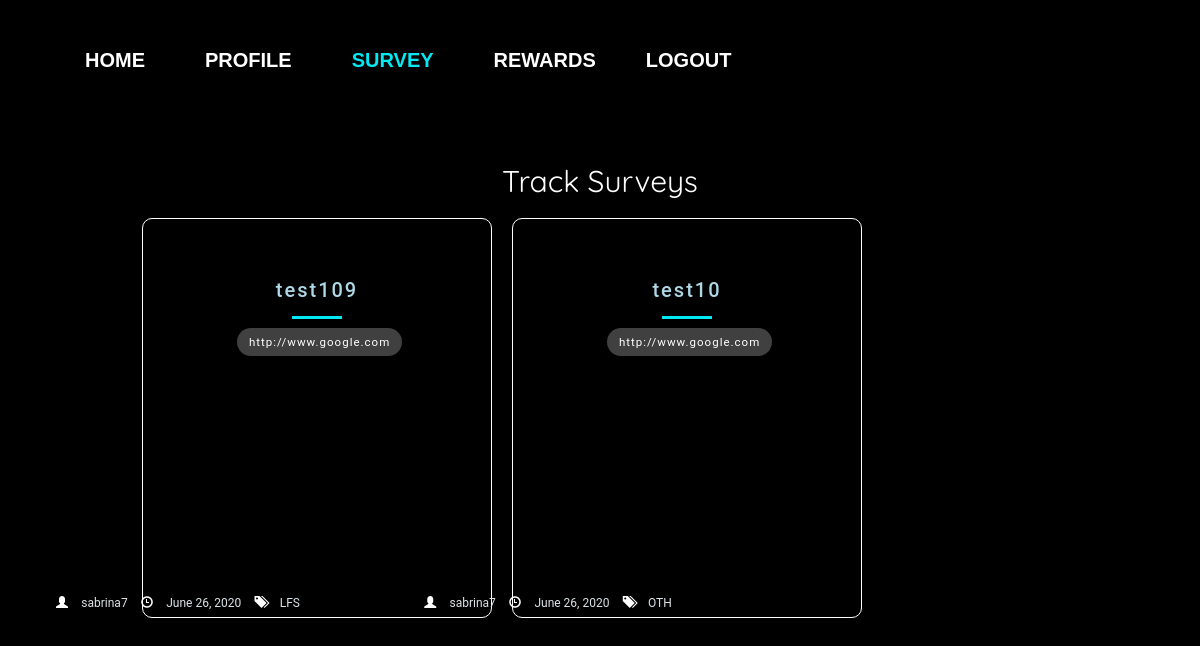
The page /tracksurvey/ (signed in) on the database its author committed.
### survey/models.py (models this page shows, shortened)
class UploadSurvey(models.Model):
    user = models.ForeignKey(to=User, null=True, on_delete=models.SET_NULL,blank=True)
    uploadDate = models.DateField(default=timezone.now)
    surveytitle = models.CharField('Survey Title', max_length=100)
    surveylink = models.URLField('Survey Link', max_length=200)
    surveydescription = models.CharField('Survey Description',
        max_length=5000,
        help_text="Include your survey dscription here!")
    surveycategory_choices = [
    ('EDN','Education'),
    ('HTC','Healthcare'),
    ('LFS','Lifestyle'),
    ('NUS','NUS-Related'),
    ('OTH','Others')]
    surveycategory = models.CharField('Survey Category',choices=surveycategory_choices, max_length=100, default='OTH')
    gender_filter=models.ManyToManyField(GenderFilter,blank=True)
    singaporean_filter=models.ManyToManyField(SingaporeanFilter, blank=True)
    faculty_filter=models.ManyToManyField(FacultyFilter,blank=True)
    year_filter=models.ManyToManyField(YearFilter,blank=True)
    residential_filter=models.ManyToManyField(ResidentialFilter, blank=True)

### survey/views.py (the view)
# urls.py: path('tracksurvey/', survey_views.tracksurvey_view , name='tracksurvey'),
@login_required
def tracksurvey_view(request):
    context = {
        'displayedsurveys': UploadSurvey.objects.filter(user=request.user)
    }
    return render(request, 'survey/tracksurvey.html', context)

### survey/templates/survey/tracksurvey.html (shortened to what this page needs)
{% extends "survey/base.html" %}
{% load static %}
{% block css %}
<link rel="stylesheet" type="text/css" href="{% static 'survey/tracksurvey.css'%}">
{% endblock %}
{% block navbar %}
<div class="nav_box">
<header class="navbarheader">
<div class=nav>
  <ul class=navbarlist>
    <a href="{% url 'survey:dashboard' %}" role="button">Home</a>
    <a href="{% url 'accounts:profile' %}" role="button">Profile</a>
    <a href="{% url 'survey:survey' %}" role="button" class="active">Survey</a>
    <a href="{% url 'survey:shoprewards' %}" role="button" >Rewards</a>
    <a href="{% url 'logout' %}" id="logout">Logout</a>
  </ul>
</div>
</header>
</div>
{% endblock %}
{% block body_block %}
{% load widget_tweaks %}
<div class="main">
    <h1> Track Surveys </h1>
    <ul class="cards">
        {% for survey in displayedsurveys %}
        <li class="cards_item">
        <div class="blog-card">
            <div class="title-content">
              <h3>
                <a href="{% url 'survey:tracksurvey-detail' survey.id %}" style="color:lightblue"> {{survey.surveytitle}} </a>
            </h3>
              <hr />
              <div class="intro">
                <a href="{{survey.surveylink}}" class="surveylinkbutton"> {{survey.surveylink}} </a>
              </div>
            </div>
            <div>
              <ul class="utility-list">
                <span class="glyphicon glyphicon-user" aria-hidden="true" style="color:white"> </span>
                <li class="user">{{survey.user}}</li>
                <span class="glyphicon glyphicon-time" aria-hidden="true" style="color:white"> </span>
                <li class="date">{{survey.uploadDate}}</li>
                <span class="glyphicon glyphicon-tags" aria-hidden="true" style="color:white"> </span>
                <li class="tags">{{survey.surveycategory}}</li>
              </ul>
            </div>
            <div class="color-overlay"></div>
          </div>
      </li>
      {% endfor %}
    </ul>
</div>
{% endblock %}

### survey/static/survey/base.css (style rules this page uses)
html { height: 100%; }
body { background: #000000; margin: auto; font-family: "Trebuchet MS", monospace; }
div { padding:5px; }

### survey/static/survey/nav.css (style rules this page uses)
.navbarheader { color: white; display: flex; align-items: center; justify-content: center; overflow: hidden; display: flex; align-items: center; justify-content: center; flex-direction: row; height:100px; position:fixed; }
.navbarlist { display: flex; list-style-type: none; }
.navbarlist a { margin: 10px 30px; position: relative; color: white; font-family: 'Oswald', sans-serif; font-size: 20px; font-weight: bold; text-transform: uppercase; text-decoration: none; }
.navbarlist a:before { position: absolute; bottom: -2px; content: ''; width: 100%; height: 3px; background: #03e9f4; transform: translateX(-100%); opacity: 0; }
.navbarlist .active { color: #03e9f4; }
#logout { margin-left: 20px; }

### survey/static/survey/tracksurvey.css (style rules this page uses)
html { background: black; }
body { color: white; font-family: 'Quicksand', serif; font-style: normal; font-weight: 400; letter-spacing: 0; padding: 1rem; }
.main { max-width: 1600px; margin: 0px auto; }
h1 { font-size: 30px; font-weight: 400; text-align: center; }
.cards { display: flex; flex-wrap: wrap; list-style: none; padding: 10%; margin-top: -10%; }
.cards_item { display: flex; padding: 1rem; }
.blog-card { border: 1px solid white; width: 350px; height: 400px; overflow: hidden; border-radius: 10px; box-shadow: 3px 3px 20px rgba(0, 0, 0, .5); text-align: center; }
.blog-card .color-overlay { border-color: white; width: 350px; height: 1000px; transition: background-color 0.3s cubic-bezier(0.33, 0.66, 0.66, 1); margin-top: -500px; margin-left: -5px }
.title-content { text-align: center; width: 100%; margin: 30px 0 0 0; line-height: 10px; }
h3 { font-size: 20px; font-weight: 500; letter-spacing: 2px; color: #9cc9e3; font-family: 'Roboto', sans-serif; margin-bottom: 10px; }
hr { width: 50px; height: 3px; margin: 15px auto; border: 0; background: #03e9f4; }
.intro { width: 170px; margin: 0 auto; color: #dce3e7; font-family: 'Roboto', sans-serif; font-size: 13px; line-height: 5px; }
.utility-list { list-style-type: none; padding: 0; width: 100%; position: absolute; margin-left: -570px; margin-top: 230px; font-size:12px; }
.utility-list li { margin: 5px -10px 5px 0; padding: 0 20px 0 30px; display: inline-block; color: #dce3e7; font-family: 'Roboto', sans-serif; }
.utility-list li.user { margin-left:-20px; }
.utility-list li.date { margin-left:-20px; }
.utility-list li.tags { margin-left:-20px; }
.surveylinkbutton { color: white; font-size: 1.15rem; width: 100%; padding: .5rem 1rem; border: 2px solid transparent; outline: none; border-radius: 1.5rem; background-color: rgba(255, 255, 255, 0.25); letter-spacing: 1px; }

### rows shown on the page
UploadSurvey: surveytitle "test109", surveylink "http://www.google.com", user "sabrina7", uploadDate "June 26, 2020", surveycategory "LFS"
UploadSurvey: surveytitle "test10", surveylink "http://www.google.com", user "sabrina7", uploadDate "June 26, 2020", surveycategory "OTH"
